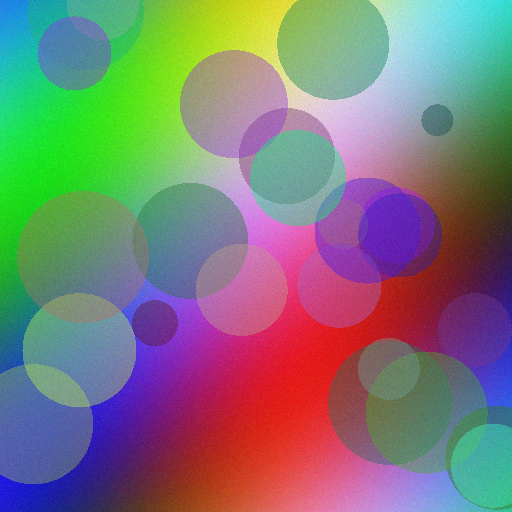
#> input picture samples/ai_image.png, 512 x 512 px
$ python -i report.py   (imports and definitions only)
#> lines starting #> are read from the running program, lines starting #| are printed output that depends on the picture
"""Verification report: summary tables, tamper overlay and a printable report page."""
import datetime as dt
import hashlib
import io
import os

import numpy as np
from PIL import Image, ImageDraw, ImageFont

VERDICT_TEXT = {
    "AUTHENTIC": "Valid signature found; no tampering detected.",
    "TAMPERED": "Valid signature found, but parts of the image were altered.",
    "NOT_VERIFIED": "No valid watermark for this key (unsigned, wrong key, or destroyed).",
}
VERDICT_COLOR = {"AUTHENTIC": (34, 197, 94), "TAMPERED": (239, 68, 68), "NOT_VERIFIED": (245, 158, 11)}


# [10 lines left out: function overlay, not called in this run]


def image_sha256(img: Image.Image) -> str:
    return hashlib.sha256(img.convert("RGB").tobytes()).hexdigest()


# [8 lines left out: function rating, not called in this run]


def summary_sections(img: Image.Image, result, filename: str = "uploaded image"):
    """[(section title, [(label, value), ...]), ...] used by CLI, web UI and report image."""
    st = result.stats or {}
    now = dt.datetime.now(dt.timezone.utc)
    p = result.payload
    signed = (dt.datetime.fromtimestamp(p.timestamp, dt.timezone.utc).strftime("%Y-%m-%d %H:%M:%S UTC")
              if p else "n/a")
    ok = result.signature_valid
    return [
        ("Verdict", [
            ("Result", result.verdict.replace("_", " ")),
            ("Meaning", VERDICT_TEXT[result.verdict]),
            ("Trust rating", rating(result)),
        ]),
        ("Watermark payload", [
            ("Creator ID", str(p.creator_id) if p else "n/a"),
            ("Signed at", signed),
            ("Signature (HMAC-SHA256)", "VALID" if ok else "INVALID / not found"),
            ("Payload size", "96 bits (32 ID + 32 time + 32 tag)"),
        ]),
        ("Extraction quality", [
            ("Block agreement", f"{result.block_agreement:.1%}"),
            ("Bit confidence", f"{result.bit_confidence:.2f}  (1.00 = perfect)"),
            ("Weakest bit confidence", f"{st.get('min_bit_confidence', 0):.2f}"),
            ("Weak bits (< 0.30)", f"{st.get('weak_bits', 0)} of 96"),
            ("Copies per bit (redundancy)", f"{st.get('copies_per_bit', 0):.1f}"),
            ("Gain correction applied", f"x{st.get('gain', 1.0):.2f}"),
        ]),
        ("Tamper analysis", [
            ("Blocks analysed", f"{st.get('blocks_analysed', 0):,}"),
            ("Blocks disagreeing", f"{st.get('blocks_disagreeing', 0):,}"),
            ("Blocks flagged as tampered", f"{st.get('blocks_flagged', 0):,}"),
            ("Tampered area", f"{result.tamper_ratio:.1%}  (threshold 2%)"),
            ("Suspicious regions", str(len(result.regions))),
        ] + [(f"  Region {i + 1} (x0,y0,x1,y1)", str(b)) for i, b in enumerate(result.regions[:4])]),
        ("Image and method", [
            ("File", filename),
            ("Resolution", f"{img.width} x {img.height} px"),
            ("Image SHA-256", image_sha256(img)[:32] + "..."),
            ("Method", f"Haar DWT + 8x8 DCT + QIM (delta {st.get('delta', 28):g})"),
            ("Verified on", now.strftime("%Y-%m-%d %H:%M:%S UTC")),
        ]),
    ]


# [17 lines left out: functions summary_text, _font, not called in this run]


def render_report(img: Image.Image, result, filename: str = "uploaded image") -> Image.Image:
    """One-page report: banner, input + tamper map, and the full summary tables."""
    W, M = 1700, 40
    bg, card, text, muted, teal = (11, 31, 58), (22, 50, 88), (255, 255, 255), (184, 199, 220), (20, 184, 166)
    secs = summary_sections(img, result, filename)
    col_w = (W - 3 * M) // 2
    thumb = (W - 3 * M) // 2
    th = int(thumb * img.height / img.width)
    left = [secs[0], secs[1], secs[4]]
    right = [secs[2], secs[3]]
    row_h, head_h, pad = 34, 46, 14

    def col_height(sections):
        return sum(head_h + len(rows) * row_h + pad * 2 + 18 for _, rows in sections)

    H = M + 110 + 30 + th + 50 + max(col_height(left), col_height(right)) + 70
    canvas = Image.new("RGB", (W, H), bg)
    d = ImageDraw.Draw(canvas)
    vc = VERDICT_COLOR[result.verdict]
    d.rounded_rectangle((M, M, W - M, M + 110), 16, fill=vc)
    d.text((M + 28, M + 14), "AUTHMARK VERIFICATION REPORT", font=_font(22, True), fill=(11, 31, 58))
    d.text((M + 28, M + 46), result.verdict.replace("_", " "), font=_font(46, True), fill=(11, 31, 58))
    d.text((W - M - 28, M + 62), VERDICT_TEXT[result.verdict], font=_font(20), fill=(11, 31, 58), anchor="rm")

    y = M + 110 + 30
    canvas.paste(img.convert("RGB").resize((thumb, th)), (M, y))
    canvas.paste(overlay(img, result).resize((thumb, th)), (2 * M + thumb, y))
    d.text((M, y + th + 10), "Input image", font=_font(20), fill=muted)
    d.text((2 * M + thumb, y + th + 10), "Tamper map (red = altered, yellow box = region)", font=_font(20), fill=muted)
    top = y + th + 50

    # [12 lines left out: function draw_col, not called in this run]

    draw_col(left, M)
    draw_col(right, 2 * M + col_w)
    d.text((W // 2, H - 34), "Generated by AuthMark  |  DWT + DCT + QIM invisible watermark with HMAC-SHA256 signature",
           font=_font(17), fill=muted, anchor="mm")
    return canvas

>>> import cv2
>>> picture = cv2.imread('../samples/ai_image.png', cv2.IMREAD_GRAYSCALE)
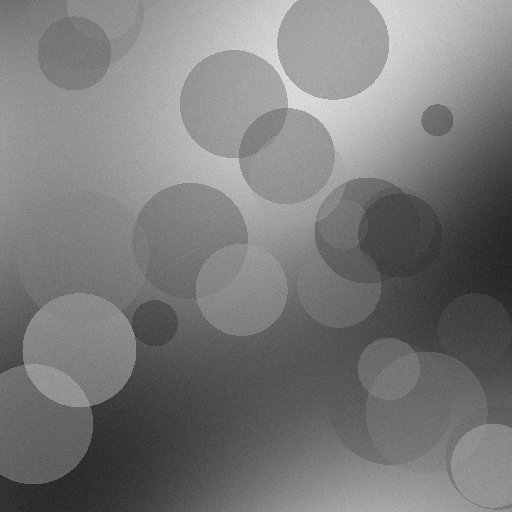
#> picture: shape (512, 512); min 29, max 226, mean 122.2
>>> result = render_report(picture, 'out.png')
#> (the run stopped early here; a loop or call above may not have finished)
